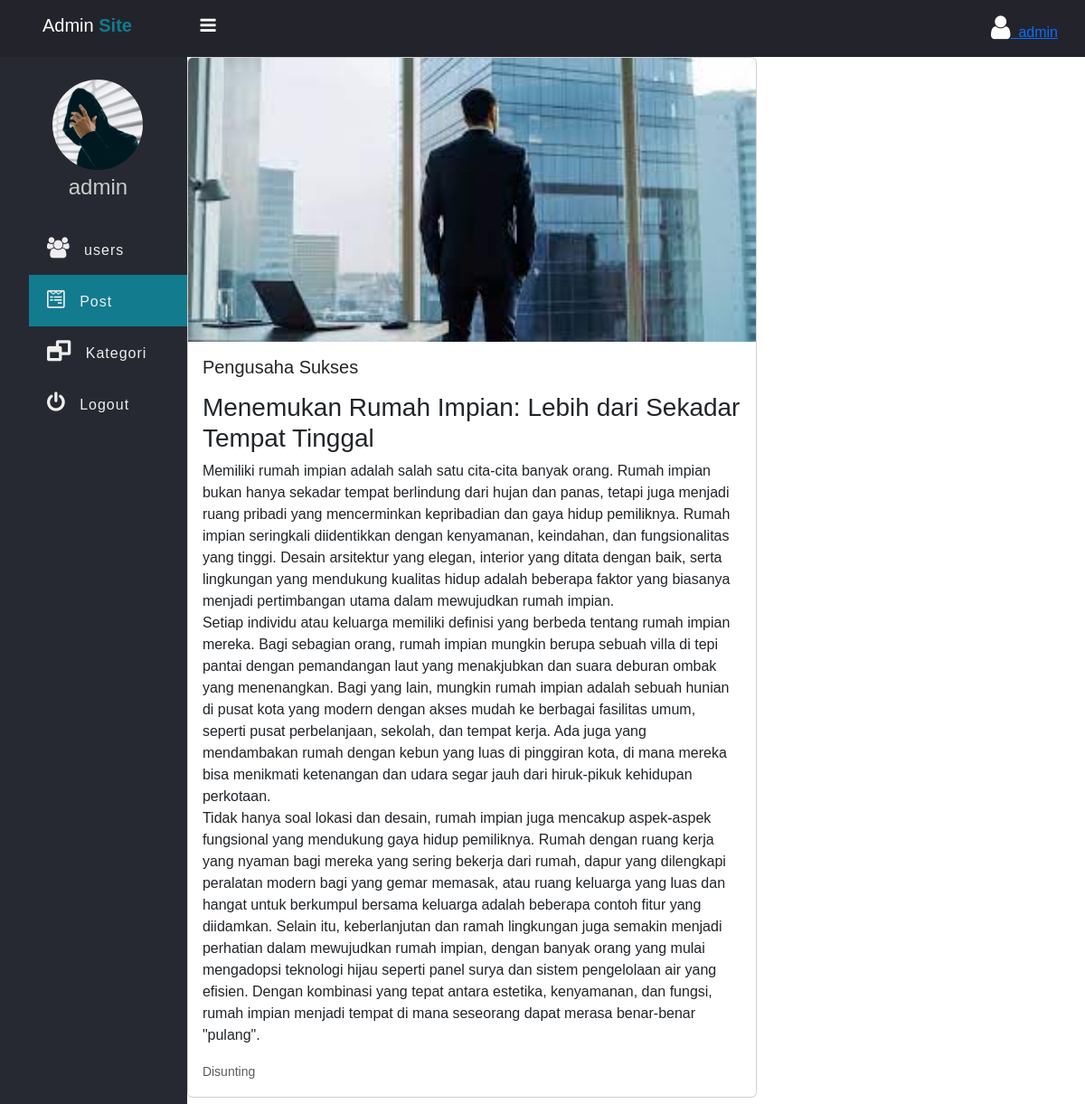
/admin/single_post.php?post_id=1 (signed in), run on the app's committed database.
### tables this page shows
CREATE TABLE IF NOT EXISTS `artikel` (
  `id_artikel` int NOT NULL AUTO_INCREMENT,
  `user_id` int DEFAULT NULL,
  `judul` varchar(255) DEFAULT NULL,
  `isi` text,
  `kategori` varchar(255) DEFAULT NULL,
  `tanggal` datetime DEFAULT NULL,
  `cover_url` varchar(255) DEFAULT 'default.jpg',
  PRIMARY KEY (`id_artikel`)
);

### data/artikel.php (called while the page is built, shortened)
<?php
function getById($conn, $id){
    $sql = "SELECT * FROM artikel WHERE id_artikel = ?";
    $stmt = $conn->prepare($sql);
    $stmt->execute([$id]);
    if($stmt->rowCount() >= 1){
        $data = $stmt->fetch();
        return $data;
    }else {
        return 0;
    }
}

### admin/single_post.php (the view, shortened to what this page needs)
<?php
if (isset($_SESSION['admin_id']) && isset($_SESSION['username'])&& isset($_GET['post_id'])) {
    $post_id = $_GET['post_id'];
    include_once '../data/artikel.php';
    include_once '../db_conn.php';
    $posts = getById($conn,$post_id);
 ?>
<!DOCTYPE html>
<html>
<head>
    <link rel="stylesheet" href="https://stackpath.bootstrapcdn.com/font-awesome/4.7.0/css/font-awesome.min.css">
    <link href="https://cdn.jsdelivr.net/npm/bootstrap@5.3.3/dist/css/bootstrap.min.css" rel="stylesheet">
    <link rel="stylesheet" href="../css/side-bar.css">
    <link rel="stylesheet" href="../css/style.css">
    <link rel="stylesheet" href="../css/richtext.min.css">
</head>
<body>
    <?php
    $key = "hhhdsefeg";
    include 'inc/side-nav.php';
    ?>
    <div class="main-table">
    <div class="card main-blog-card mb-5" >
            <img src="../uploads/artikel/<?=$posts['cover_url'] ?>" class="card-img-top" alt="...">
            <div class="card-body">
                <h5 class="card-title"><?=$posts['judul']?></h5>
                <p class="card-text"><?=$posts['isi']?></p>
                <p class="card-text"><small class="text-body-secondary">Disunting <?=$posts['tanggal']?></small> </p>
            </div>
        </div>
    </div>
        </section>
            </div>
</body>
</html>
<?php
} else {
    header("Location: ../admin-login.php");
    exit;
}
?>

### admin/inc/side-nav.php (shortened to what this page needs)
<?php
if(isset($key)&&$key == "hhhdsefeg"){
?>
	<header class="header">
		<h2 class="u-name">Admin <b>Site</b>
			<label for="checkbox">
				<i id="navbtn" class="fa fa-bars" aria-hidden="true"></i>
			</label>
		</h2>
		<div class="d-flex align-items-center main-profile-link" >
			<a href="profile.php" >
			<i class="fa fa-user" aria-hidden="true"></i>&nbsp;
		   <span><?php echo $_SESSION['username']; ?></span>
		   </a>
		</div>
	</header>
	<div class="body">
		<nav class="side-bar">
			<div class="user-p">
				<img src="../img/user.jpg">
				<h4><?=$_SESSION['username']?></h4>
			</div>
			<ul id="navList">
				<li>
					<a href="users.php">
						<i class="fa fa-users" aria-hidden="true"></i>
						<span>users</span>
					</a>
				</li>
				<li>
					<a href="post.php">
						<i class="fa fa-wpforms" aria-hidden="true"></i>
						<span>Post</span>
					</a>
				</li>
				<li>
					<a href="kategori.php">
						<i class="fa fa-window-restore" aria-hidden="true"></i>
						<span>Kategori</span>
					</a>
				</li>
				<li>
					<a href="../logout.php">
						<i class="fa fa-power-off" aria-hidden="true"></i>
						<span>Logout</span>
					</a>
				</li>
			</ul>
		</nav>
		<section class="section-1">
<?php
}
?>

### css/side-bar.css (style rules this page uses)
* { padding: 0; margin: 0; box-sizing: border-box; font-family: arial, sans-serif; }
.header { display: flex; justify-content: space-between; align-items: center; padding: 15px 30px; background: #23242b; color: #fff; }
.u-name { font-size: 20px; padding-left: 17px; }
.u-name b { color: #127b8e; }
.header i { font-size: 30px; cursor: pointer; color: #fff; }
.user-p { text-align: center; padding-left: 10px; padding-top: 25px; }
.user-p img { width: 100px; border-radius: 50%; }
.user-p h4 { color: #ccc; padding: 5px 0; }
.side-bar { width: 250px; background: #262931; min-height: 100vh; transition: 500ms width; }
.body { display: flex; }
.side-bar ul { margin-top: 20px; list-style: none; }
.side-bar ul li { font-size: 16px; padding: 15px 0px; padding-left: 20px; transition: 500ms background; white-space: nowrap; overflow: hidden; text-overflow: ellipsis; }
.side-bar ul .active { background: #127b8e; }
.side-bar ul li a { text-decoration: none; color: #eee; cursor: pointer; letter-spacing: 1px; }
.side-bar ul li a i { display: inline-block; padding-right: 10px; font-size: 23px; }
#navbtn { display: inline-block; margin-left: 70px; font-size: 20px; transition: 500ms color; }

### css/style.css (style rules this page uses)
.main-blog-card { width: 90%; }
.section-1 { width: 100%; }
.main-table { width: 90%; max-width: 700px; }

### data on the page
artikel: cover_url (picture), judul "Pengusaha Sukses", isi "Menemukan Rumah Impian: Lebih dari Sekadar Tempat Tinggal Memiliki rumah impian adalah salah satu cita-cita banyak orang. Rumah impian bukan hanya sekadar tempat berlindung dari hujan dan panas, tetapi juga menjadi ruang pribadi yang mencerminkan kepribadian dan gaya hidup pemiliknya. Rumah impian seringkali diidentikkan dengan kenyamanan, keindahan, dan fungsionalitas yang tinggi. Desain arsitektur yang elegan, interior yang ditata dengan baik, serta lingkungan yang mendukung kualitas hidup adalah beberapa faktor yang biasanya menjadi pertimbangan utama dalam mewujudkan rumah impian. Setiap individu atau keluarga memiliki definisi yang berbeda tentang rumah impian mereka. Bagi sebagian…"

### other printed values
$_SESSION['username'] "admin"
